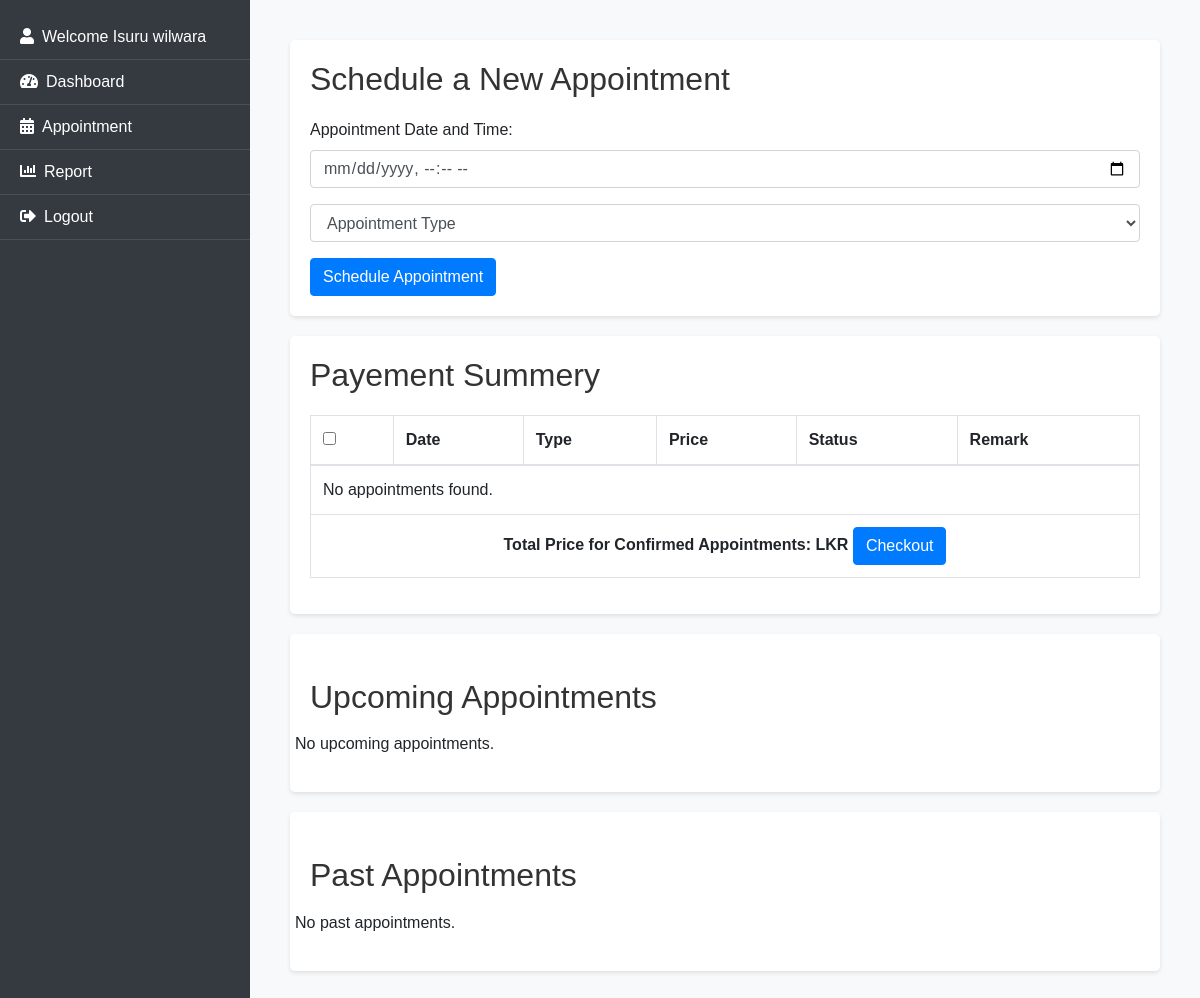
The app's page /pwelcome.php (signed in), older data.
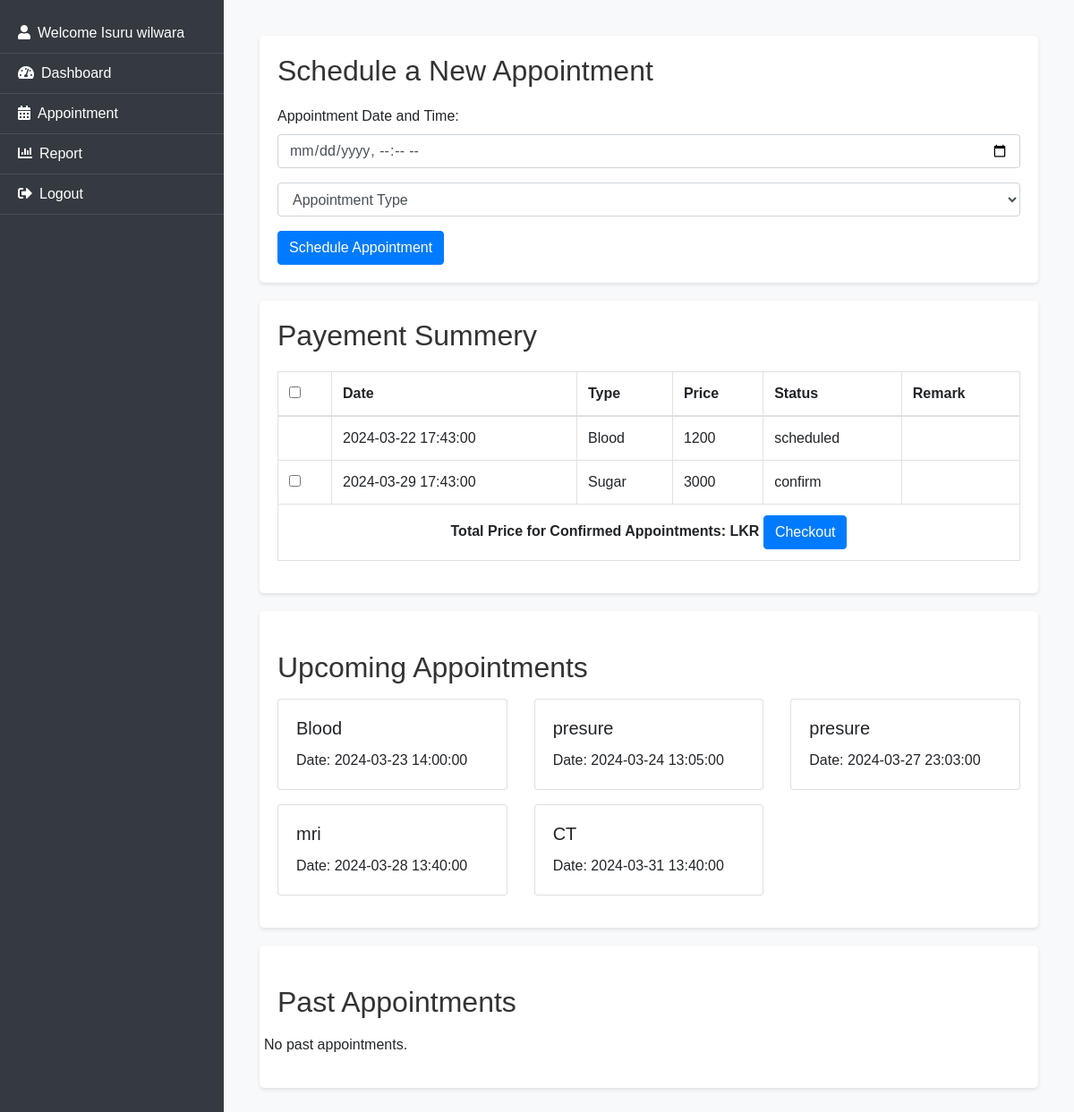
The same page, newer data.
### tables this page shows
CREATE TABLE `appointments` (
  `appointment_id` int(11) NOT NULL,
  `patient_id` int(11) DEFAULT NULL,
  `appointment_date` datetime DEFAULT NULL,
  `status` enum('scheduled','cancelled','confirm','paid') DEFAULT 'scheduled',
  `created_at` timestamp NOT NULL DEFAULT current_timestamp(),
  `app_id` int(11) NOT NULL,
  `remark` varchar(45) NOT NULL
);

CREATE TABLE `appoinment_type` (
  `app_id` int(11) NOT NULL,
  `appoinment_type` varchar(20) NOT NULL,
  `price` double NOT NULL
);

### pwelcome.php (the view, shortened to what the changed rows need)
<?php
include('db_connection.php');
$upcomingAppointmentsQuery = "
select ap.appointment_date , apt.appoinment_type
from appoinment_type apt
join appointments ap on apt.app_id = ap.app_id
WHERE patient_id = 17 AND ap.status='paid' AND ap.appointment_date > NOW() ORDER BY appointment_date ASC";
$upcomingAppointmentsResult = $conn->query($upcomingAppointmentsQuery);
?>
<!DOCTYPE html>
<html lang="en">
<head>
    <link rel="stylesheet" href="https://stackpath.bootstrapcdn.com/bootstrap/4.5.2/css/bootstrap.min.css">
    <link rel="stylesheet" href="https://cdnjs.cloudflare.com/ajax/libs/font-awesome/5.15.4/css/all.min.css">
    <link href="https://stackpath.bootstrapcdn.com/bootstrap/4.3.1/css/bootstrap.min.css" rel="stylesheet">
    <link rel="stylesheet" href="css/dashboard.css">
</head>
<body>
    <div class="main-content">
        <main>
            <section id="schedule-appointment">
                <h2>Schedule a New Appointment</h2>
            </section>
            <section id="upcoming-appointments">
                <h2>Payement Summery</h2>
                <?php
                $query = "
                SELECT a.appointment_id, a.appointment_date, apt.*, a.status, u.full_name , a.remark
                FROM appointments a
                JOIN users u ON a.patient_id = u.user_id
                JOIN appoinment_type apt on apt.app_id = a.app_id
                WHERE a.status != 'paid'
            ";
                $query .= " ORDER BY a.appointment_date ASC";
                $result = $conn->query($query);
                ?>
                <ul>
                    <table class="table table-bordered">
                        <thead>
                            <tr>
                                <th><input type="checkbox" id="selectAllAppointments" /></th>
                                <th>Date</th>
                                <th>Type</th>
                                <th>Price</th>
                                <th>Status</th>
                                <th>Remark</th>
                            </tr>
                        </thead>
                        <tbody id="appointmentTable">
                            <?php
                            if ($result->num_rows > 0) {
                                while ($row = $result->fetch_assoc()) {
                                    echo "<tr>";
                                    if ($row['status'] === 'confirm') {
                                        echo "<td><input type='checkbox' class='selectAppointment' name='appointmentId[]' value='" . $row['appointment_id'] . "'></td>";
                                    } else {
                                        echo "<td></td>";
                                    }
                                    echo "<td>" . htmlspecialchars($row['appointment_date'], ENT_QUOTES, 'UTF-8') . "</td>";
                                    echo "<td>" . htmlspecialchars($row['appoinment_type'], ENT_QUOTES, 'UTF-8') . "</td>";
                                    echo "<td>" . htmlspecialchars($row['price'], ENT_QUOTES, 'UTF-8') . "</td>";
                                    echo "<td>" . htmlspecialchars($row['status'], ENT_QUOTES, 'UTF-8') . "</td>";
                                    echo "<td>" . htmlspecialchars($row['remark'], ENT_QUOTES, 'UTF-8') . "</td>";
                                    echo "</tr>";
                                }
                            } else {
                                echo "<tr><td colspan='6'>No appointments found.</td></tr>";
                            }
                            ?>
                        </tbody>
                    </table>
            </section>
            <section id="upcoming-appointments">
                <h2 class="mt-4 mb-3">Upcoming Appointments</h2>
                <div class="row">
                    <?php if ($upcomingAppointmentsResult->num_rows > 0) : ?>
                        <?php while ($appointment = $upcomingAppointmentsResult->fetch_assoc()) : ?>
                            <div class="col-md-4 mb-3">
                                <div class="card">
                                    <div class="card-body">
                                        <h5 class="card-title"><?= htmlspecialchars($appointment['appoinment_type'], ENT_QUOTES, 'UTF-8') ?></h5>
                                        <p class="card-text">Date: <?= htmlspecialchars($appointment['appointment_date'], ENT_QUOTES, 'UTF-8') ?></p>
                                    </div>
                                </div>
                            </div>
                        <?php endwhile; ?>
                    <?php else : ?>
                        <p>No upcoming appointments.</p>
                    <?php endif; ?>
                </div>
            </section>
            <section id="past-appointments">
                <h2 class="mt-4 mb-3">Past Appointments</h2>
            </section>
        </main>
    </div>
</body>
</html>

Row changes from the older to the newer data that the page shows:
added appointments: appointment_date "2024-03-22 17:43:00", app.appoinment_type "Blood", app.price "1200", status "scheduled", shown under "Payement Summery"
added appointments: appointment_date "2024-03-29 17:43:00", app.appoinment_type "Sugar", app.price "3000", status "confirm", shown under "Payement Summery"
added appointments: app.appoinment_type "Blood", appointment_date "2024-03-23 14:00:00", shown under "Upcoming Appointments"
added appointments: app.appoinment_type "presure", appointment_date "2024-03-24 13:05:00", shown under "Upcoming Appointments"
added appointments: app.appoinment_type "presure", appointment_date "2024-03-27 23:03:00", shown under "Upcoming Appointments"
added appointments: app.appoinment_type "mri", appointment_date "2024-03-28 13:40:00", shown under "Upcoming Appointments"
added appointments: app.appoinment_type "CT", appointment_date "2024-03-31 13:40:00", shown under "Upcoming Appointments"
Text that changed along with them:
text no longer shown: "No appointments found. No upcoming appointments."
